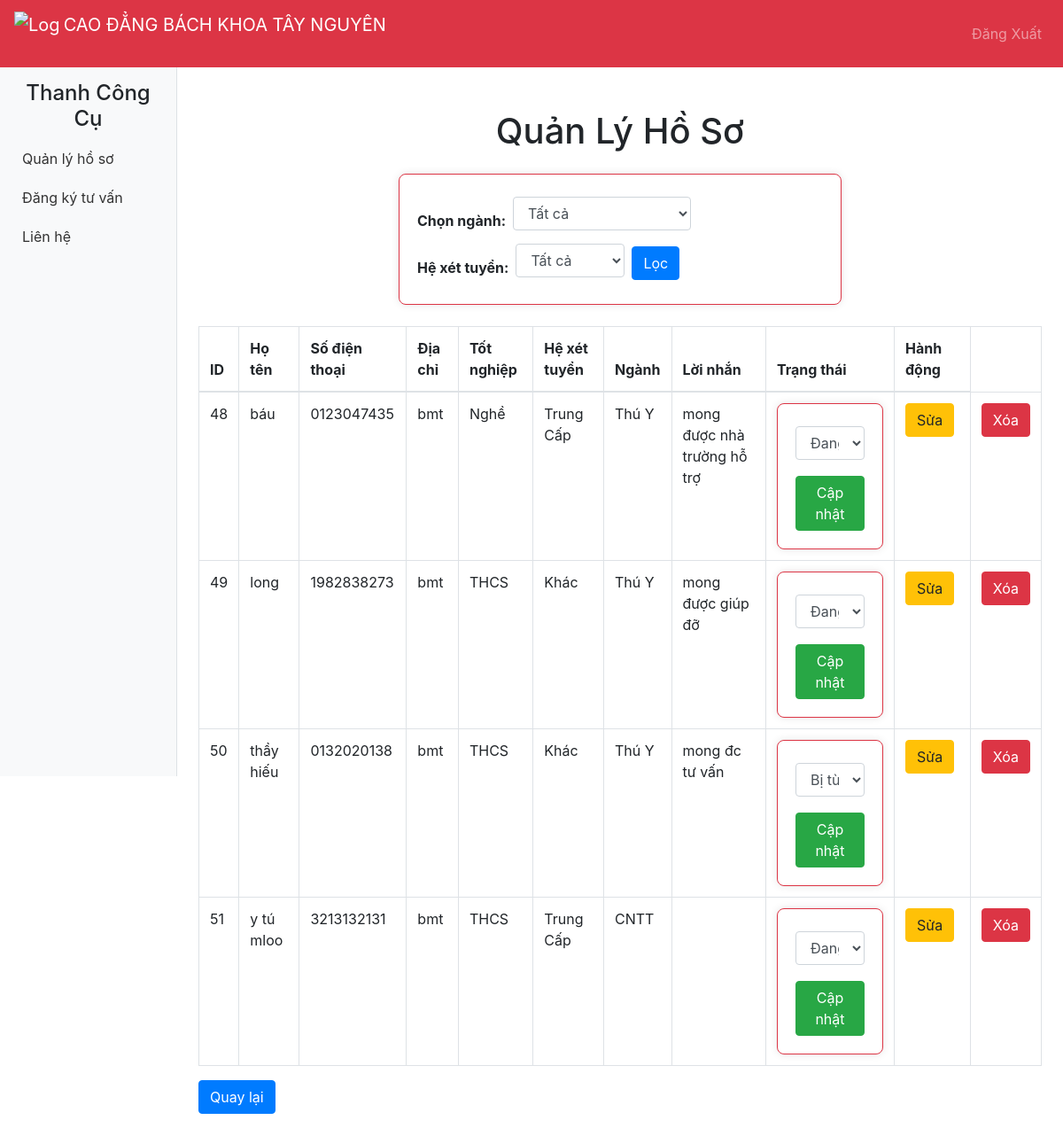
Page /admin.php (signed in) on the committed database.
### tables this page shows
CREATE TABLE `students` (
  `id` int(11) NOT NULL,
  `full_name` varchar(100) NOT NULL,
  `phone` varchar(10) NOT NULL,
  `address` varchar(255) NOT NULL,
  `graduation_status` enum('THCS','THPT','Nghề') NOT NULL,
  `admission_type` enum('Trung Cấp','Cao Đẳng','Khác') NOT NULL,
  `major` enum('CNTT','Dược','Thú Y') NOT NULL,
  `message` text DEFAULT NULL,
  `created_at` timestamp NOT NULL DEFAULT current_timestamp(),
  `status` enum('Đang chờ xử lý','Đã phê duyệt','Bị từ chối') DEFAULT 'Đang chờ xử lý'
);

### admin.php (the view, shortened to what this page needs)
<?php
require 'db.php';
$sql = "SELECT * FROM students WHERE 1=1";
$stmt = $conn->prepare($sql);
$stmt->execute();
$result = $stmt->get_result();
?>
<!DOCTYPE html>
<html lang="vi">
<head>
    <link rel="stylesheet" href="https://stackpath.bootstrapcdn.com/bootstrap/4.5.2/css/bootstrap.min.css">
    <link rel="stylesheet" type="text/css" href="style.css">
</head>
<body>
    <nav class="navbar navbar-expand-lg navbar-dark bg-danger">
    <a class="navbar-brand" href="index.php">
            <img src="images/logo1.jpg" alt="Logo" style="width: 50px; height: 50px;" class="d-inline-block align-top">
            CAO ĐẲNG BÁCH KHOA TÂY NGUYÊN
        </a>
        <div class="collapse navbar-collapse" id="navbarNav">
            <ul class="navbar-nav ml-auto">
                <li class="nav-item">
                    <a class="nav-link" href="logout.php">Đăng Xuất</a>
                </li>
            </ul>
        </div>
    </nav>
    <div class="container-fluid">
        <div class="row">
            <nav class="col-md-3 col-lg-2 sidebar">
                <h4 class="text-center">Thanh Công Cụ</h4>
                <a href="admin.php">Quản lý hồ sơ</a>
                <a href="register.php">Đăng ký tư vấn</a>
                <a href="contact.php">Liên hệ</a>
            </nav>
            <main class="col-md-9 ms-sm-auto col-lg-10 px-4">
                <h1 class="text-center mt-5 mb-4">Quản Lý Hồ Sơ</h1>
                <form method="post" action="admin.php" class="form-inline mb-4">
                    <div class="form-group mr-2">
                        <label for="major" class="mr-2">Chọn ngành:</label>
                        <select id="major" name="major" class="form-control">
                            <option value="">Tất cả</option>
                        </select>
                    </div>
                    <div class="form-group mr-2">
                        <label for="admission_type" class="mr-2">Hệ xét tuyển:</label>
                        <select id="admission_type" name="admission_type" class="form-control">
                            <option value="">Tất cả</option>
                        </select>
                    </div>
                    <button type="submit" class="btn btn-primary">Lọc</button>
                </form>
                <?php if ($result->num_rows > 0): ?>
                    <table class="table table-bordered">
                        <thead>
                            <tr>
                                <th>ID</th>
                                <th>Họ tên</th>
                                <th>Số điện thoại</th>
                                <th>Địa chỉ</th>
                                <th>Tốt nghiệp</th>
                                <th>Hệ xét tuyển</th>
                                <th>Ngành</th>
                                <th>Lời nhắn</th>
                                <th>Trạng thái</th>
                                <th>Hành động</th>
                            </tr>
                        </thead>
                        <tbody>
                        <?php while($row = $result->fetch_assoc()): ?>
                                <tr>
                                    <td><?php echo $row['id']; ?></td>
                                    <td><?php echo $row['full_name']; ?></td>
                                    <td><?php echo $row['phone']; ?></td>
                                    <td><?php echo $row['address']; ?></td>
                                    <td><?php echo $row['graduation_status']; ?></td>
                                    <td><?php echo $row['admission_type']; ?></td>
                                    <td><?php echo $row['major']; ?></td>
                                    <td><?php echo $row['message']; ?></td>
                                    <td>
                                        <form action='admin.php' method='post'>
                                            <select class="form-control" name='status'>
                                                <option value='Đang chờ xử lý' <?php echo ($row['status'] == 'Đang chờ xử lý') ? 'selected' : ''; ?>>Đang chờ xử lý</option>
                                                <option value='Bị từ chối' <?php echo ($row['status'] == 'Bị từ chối') ? 'selected' : ''; ?>>Bị từ chối</option>
                                            </select>
                                            <button type='submit' class='btn btn-success mt-2'>Cập nhật</button>
                                        </form>
                                    </td>
                                    <td>
                                        <a href='edit.php?id=<?php echo $row['id']; ?>' class='btn btn-warning'>Sửa</a>
                                    </td>
                                    <td>
                                        <a href='delete.php?id=<?php echo $row['id']; ?>' class='btn btn-danger'>Xóa</a>
                                    </td>
                                </tr>
                            <?php endwhile; ?>
                        </tbody>
                    </table>
                    <a href='admin.php' class='btn btn-primary mb-3'>Quay lại</a>
                <?php else: ?>
                    <a href='admin.php' class='btn btn-primary mb-3'>Quay lại</a>
                    <br>
                    <p>0 kết quả</p>
                <?php endif; ?>
            </main>
        </div>
    </div>
</body>
</html>

### style.css (style rules this page uses)
form { margin: 0 auto; max-width: 500px; background-color: #ffffff; padding: 20px; border: 1px solid #dc3545; border-radius: 8px; box-shadow: 0px 0px 10px rgba(0, 0, 0, 0.1); }
label { display: block; font-weight: bold; margin-top: 10px; }
input[type="text"], input[type="tel"], textarea, select { width: 100%; padding: 10px; margin-top: 5px; margin-bottom: 10px; border: 1px solid #ccc; border-radius: 4px; box-sizing: border-box; }
select { width: 100%; padding: 10px; margin-top: 5px; margin-bottom: 10px; border: 1px solid #ccc; border-radius: 4px; box-sizing: border-box; }
button { background-color: #dc3545; color: white; padding: 12px 24px; border: none; border-radius: 4px; cursor: pointer; }

### admin.php (style rules this page uses)
.sidebar { background-color: #f8f9fa; padding: 15px; border-right: 1px solid #dee2e6; height: 100vh; }
.sidebar a { display: block; padding: 10px; color: #333; text-decoration: none; }

### rows in the picture
students: id "48", full_name "báu", phone "0123047435", address "bmt", graduation_status "Nghề", admission_type "Trung Cấp", major "Thú Y", message "mong được nhà trường hỗ trợ", status "Đang chờ xử lý"
students: id "49", full_name "long", phone "1982838273", address "bmt", graduation_status "THCS", admission_type "Khác", major "Thú Y", message "mong được giúp đỡ", status "Đang chờ xử lý"
students: id "50", full_name "thầy hiếu", phone "0132020138", address "bmt", graduation_status "THCS", admission_type "Khác", major "Thú Y", message "mong đc tư vấn", status "Bị từ chối"
students: id "51", full_name "y tú mloo", phone "3213132131", address "bmt", graduation_status "THCS", admission_type "Trung Cấp", major "CNTT", status "Đang chờ xử lý"
